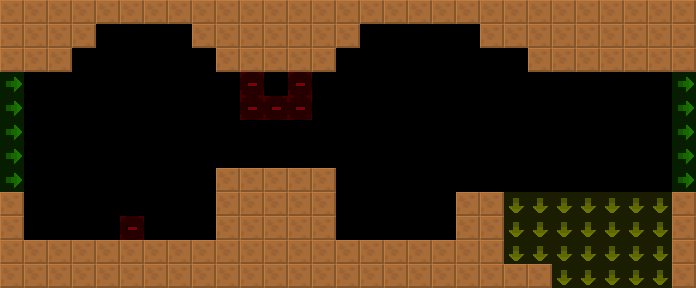

This is a level from a 2D game, rendered from its Tiled map with the project's own tilesets. A one-line summary and the map file follow, with tile-layer data summarised:
An orthogonal 29x12 tile map with 24x24 px tiles, 2 tile layers (col, lnk), 2 tilesets and 6 objects (6x Spikes).

<map version="1.4" tiledversion="1.4.2" orientation="orthogonal" renderorder="right-down" width="29" height="12" tilewidth="24" tileheight="24" infinite="0" nextlayerid="4" nextobjectid="8">
 <tileset firstgid="6" source="../../lnk.tsx" />
 <tileset firstgid="1" source="../../col.tsx" />
 <layer id="1" name="col" width="29" height="12">
  <data>[348 cells, 133 non-empty, 1 distinct tile ids]</data>
 </layer>
 <layer id="2" name="lnk" width="29" height="12" opacity="0.5">
  <data>[348 cells, 42 non-empty, 3 distinct tile ids]</data>
 </layer>
 <objectgroup id="3" name="markers" opacity="0.5">
  <object id="1" name="Spikes" type="Spikes" x="240" y="72" width="24" height="24">
   <properties>
    <property name="yr" value="0" />
    <property name="xr" value="0" />
   </properties>
  </object>
  <object id="2" name="Spikes" type="Spikes" x="264" y="72" width="24" height="24">
   <properties>
    <property name="yr" value="0" />
    <property name="xr" value="0" />
   </properties>
  </object>
  <object id="3" name="Spikes" type="Spikes" x="288" y="72" width="24" height="24">
   <properties>
    <property name="yr" value="0" />
    <property name="xr" value="0" />
   </properties>
  </object>
  <object id="4" name="Spikes" type="Spikes" x="120" y="216" width="24" height="24">
   <properties>
    <property name="yr" value="0" />
    <property name="xr" value="0" />
   </properties>
  </object>
  <object id="5" name="Spikes" type="Spikes" x="144" y="216" width="72" height="24">
   <properties>
    <property name="yr" value="0" />
    <property name="xr" value="0" />
   </properties>
  </object>
  <object id="6" name="Spikes" type="Spikes" x="336" y="216" width="120" height="24">
   <properties>
    <property name="yr" value="0" />
    <property name="xr" value="0" />
   </properties>
  </object>
 </objectgroup>
</map>
